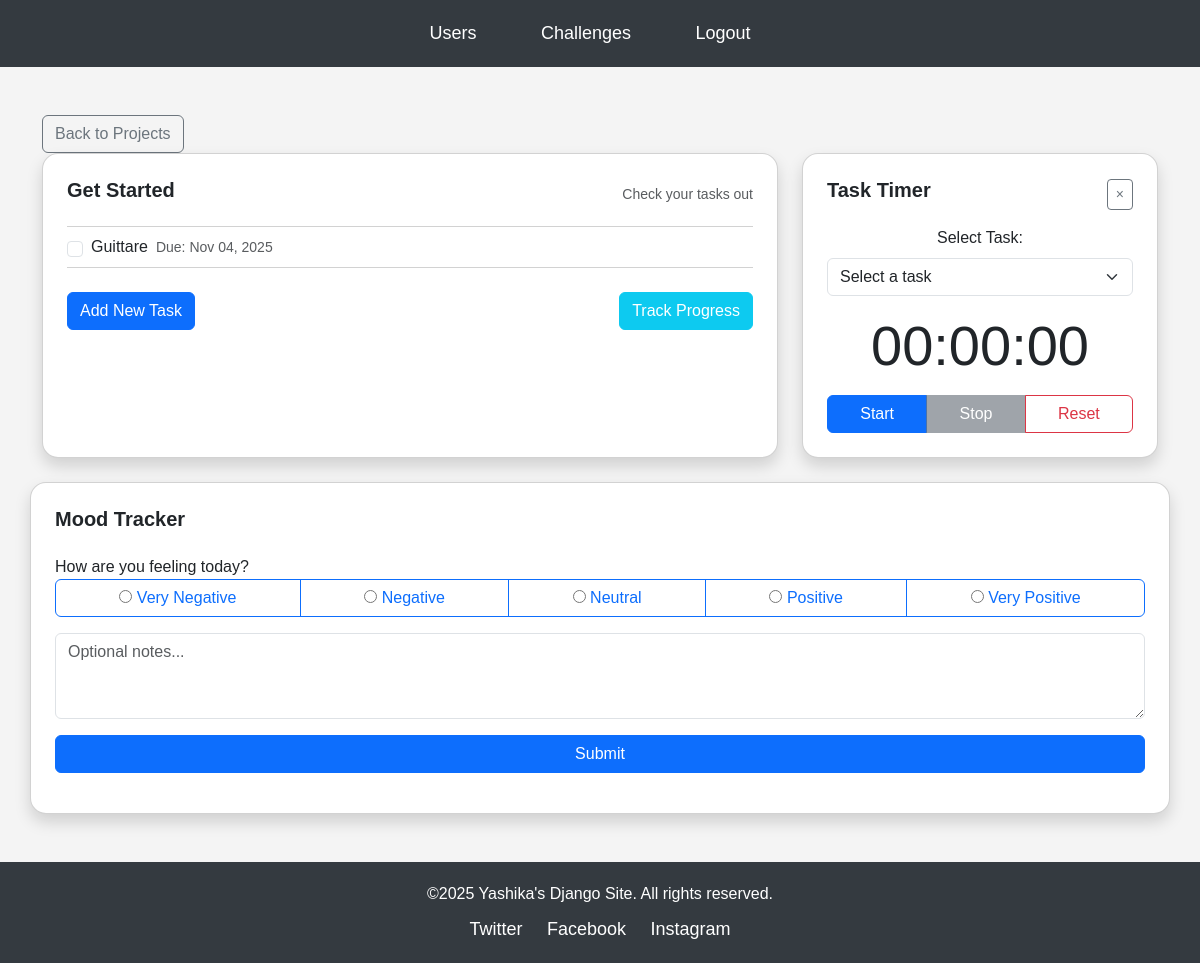
The page /taskList/6/ (signed in) on the database as committed earlier.
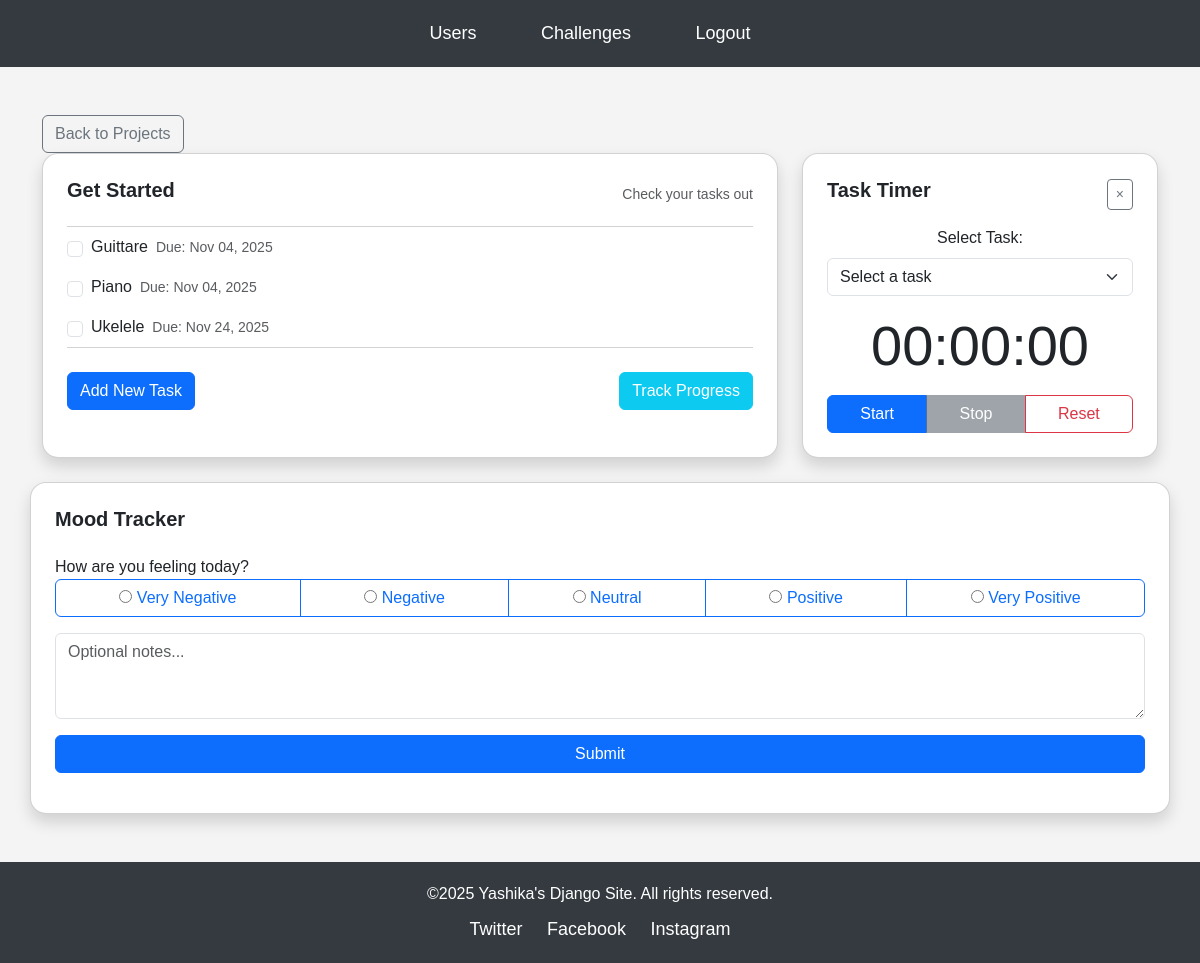
The same page on the database as committed later.
### leisureProjects/models.py (models this page shows, shortened)
class Task(models.Model):
    project = models.ForeignKey(Project, on_delete=models.CASCADE)
    title = models.CharField(max_length=200)
    description = models.TextField()
    completed = models.BooleanField(default=False)
    due_date = models.DateTimeField(null=True, blank=True)

### leisureProjects/views.py (the view)
# urls.py: path('taskList/<int:project_id>/', views.task_list, name="taskList"),
@login_required
def task_list(request, project_id):
    project = Project.objects.get(id=project_id)
    tasks = Task.objects.filter(project=project)
    return render(request, 'leisureProjects/taskList.html', {
        'project': project,
        'tasks': tasks,
        'now': timezone.now()
    })

### leisureProjects/templates/leisureProjects/taskList.html (shortened to what this page needs)
{% load static %}
{% include 'includes/header.html' %}
<link href="https://cdn.jsdelivr.net/npm/bootstrap@5.3.0/dist/css/bootstrap.min.css" rel="stylesheet">
<link rel="stylesheet" href="https://cdn.jsdelivr.net/npm/bootstrap-icons@1.10.5/font/bootstrap-icons.css">
<div class="container my-5">
  <a href="{% url 'projectList' %}" class="btn btn-outline-secondary">Back to Projects</a>
  <div class="row">
    <div class="col-md-8">
      <div class="card shadow rounded-4 p-4 h-100">
      <div class="d-flex justify-content-between align-items-center mb-3">
        <h5 class="fw-bold">Get Started</h5>
        <small class="text-muted">
          Check your tasks out
        </small>
      </div>
    <ul class="list-group list-group-flush">
      {% for task in tasks %}
      <li class="list-group-item d-flex justify-content-between align-items-center px-0 py-2 border-0 task-item" data-task-id="{{ task.id }}">
        <div class="d-flex align-items-center">
          <input type="checkbox" class="form-check-input me-2 task-checkbox"
                 data-task-id="{{ task.id }}"
                 {% if task.completed %}checked{% endif %}>
          <span class="{% if task.completed %}text-decoration-line-through text-muted{% endif %}">
            {{ task.title }}
          </span>
          {% if task.due_date %}
            <small class="ms-2 {% if task.due_date < now %}text-danger{% else %}text-muted{% endif %}">
              Due: {{ task.due_date|date:"M d, Y" }}
            </small>
          {% endif %}
        </div>
      </li>
      {% empty %}
      <li class="list-group-item px-0">No tasks yet for this project.</li>
      {% endfor %}
    </ul>
    <div class="mt-4 d-flex justify-content-between">
      <a href="{% url 'createTask' project.id %}" class="btn btn-primary">Add New Task</a>
      <a href="{% url 'taskProgressGraph' project.id %}" class="btn btn-info text-white">Track Progress</a>
      </div>
    </div>
  </div>
    <div class="col-md-4">
        <div class="card shadow rounded-4 p-4 h-100">
          <div class="d-flex justify-content-between align-items-center mb-3">
            <h5 class="fw-bold">Task Timer</h5>
            <button id="close-button" class="btn btn-sm btn-outline-secondary">×</button>
          </div>
          <div id="pomodoro-timer" class="text-center">
            <div>
              <label for="task-select" class="form-label">Select Task:</label>
              <select id="task-select" class="form-select mb-3">
                <option value="" selected disabled>Select a task</option>
              </select>
            </div>
            <div id="timer-display" class="display-4 mb-3">00:00:00</div>
            <div class="btn-group w-100">
              <button id="start-button" class="btn btn-primary">Start</button>
              <button id="stop-button" class="btn btn-secondary" disabled>Stop</button>
              <button id="reset-button" class="btn btn-outline-danger">Reset</button>
            </div>
          </div>
        </div>
      </div>
    <div class="card shadow rounded-4 p-4 mt-4">
      <div class="d-flex justify-content-between align-items-center mb-3">
        <h5 class="fw-bold">Mood Tracker</h5>
      </div>
      <form id="moodRatingForm">
        <div class="form-group">
          <label>How are you feeling today?</label>
          <div class="btn-group btn-group-toggle w-100" data-toggle="buttons">
            <label class="btn btn-outline-primary">
              <input type="radio" name="rating" value="1" required> Very Negative
            </label>
            <label class="btn btn-outline-primary">
              <input type="radio" name="rating" value="2"> Negative
            </label>
            <label class="btn btn-outline-primary">
              <input type="radio" name="rating" value="3"> Neutral
            </label>
            <label class="btn btn-outline-primary">
              <input type="radio" name="rating" value="4"> Positive
            </label>
            <label class="btn btn-outline-primary">
              <input type="radio" name="rating" value="5"> Very Positive
            </label>
          </div>
        </div>
        <div class="form-group mt-3">
          <textarea class="form-control" name="notes" placeholder="Optional notes..." rows="3"></textarea>
        </div>
        <button type="submit" class="btn btn-primary mt-3 w-100">Submit</button>
      </form>
    </div>
  </div>
</div>
{% include 'includes/footer.html' %}

### leisureProjects/templates/includes/header.html (shortened to what this page needs)
<!DOCTYPE html>
<html lang="en">
<head>
    {% load static %}
    <link rel="stylesheet" href="{% static 'css/header.css' %}">
</head>
<body>
    <header>
        <nav>
            <ul>
                {% if user.is_staff %}
                    <li><a href="{% url 'userList' %}">Users</a></li>
                    <li><a href="{% url 'challengeList' %}">Challenges</a></li>
                    <li><a href="{% url 'logout' %}">Logout</a></li>
                {% else %}
                    <li><a href="/">Home</a></li>
                    <li><a href="/aboutUs">About</a></li>
                    <li><a href="/register">Sign Up</a></li>
                    <li><a href="/login">Login</a></li>
                {% endif %}
            </ul>
        </nav>
    </header>
</body>
</html>

### leisureProjects/templates/includes/footer.html (shortened to what this page needs)
<head>
    {% load static %}
    <link rel="stylesheet" href="{% static 'css/header.css' %}">
</head>
<body>
    <footer>
        <div class="container">
            <p>&copy;2025 Yashika's Django Site. All rights reserved.</p>
            <div class="social-links">
                <a href="https://twitter.com" target="_blank">Twitter</a>
                <a href="https://facebook.com" target="_blank">Facebook</a>
                <a href="https://instagram.com" target="_blank">Instagram</a>
            </div>
        </div>
    </footer>

### leisureProjects/static/css/header.css (style rules this page uses)
header { background-color: #343a40; padding: 20px 0; }
header nav ul { list-style: none; margin: 0; padding: 0; text-align: center; }
header nav ul li { display: inline-block; margin-right: 20px; }
header nav ul li a { color: #fff; text-decoration: none; font-size: 18px; padding: 10px 20px; border-radius: 5px; }
footer { background-color: #343a40; color: #fff; padding: 20px 0; text-align: center; position: relative; bottom: 0; width: 100%; }
footer p { margin: 0; font-size: 16px; }
footer .social-links { margin-top: 10px; }
footer .social-links a { color: #fff; text-decoration: none; margin: 0 10px; font-size: 18px; }
body { font-family: Arial, sans-serif; background-color: #f4f4f4; color: #333; }

Rows that differ between the two databases and show on the page:
added Task: title "Piano", due_date "Nov 04, 2025"
added Task: title "Ukelele", due_date "Nov 24, 2025"
